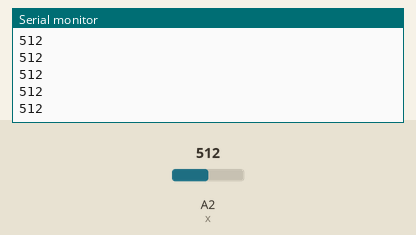
This sketch was run on a simulated Arduino Uno, built with avr-gcc and run on an emulated ATmega328P. Shown: the last lines printed to the serial monitor. The test bench sets the inputs (shaded band); at power-on: A2 (x) = 512.

Above: at 1.2 s.
1.3 s: A2 (x) set to 716
At 1.31 s:
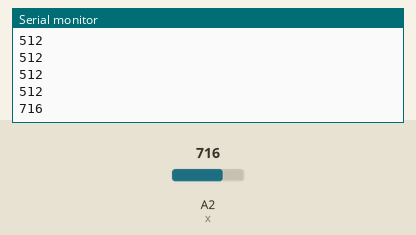
2.8 s: A2 (x) set to 900
At 2.81 s:
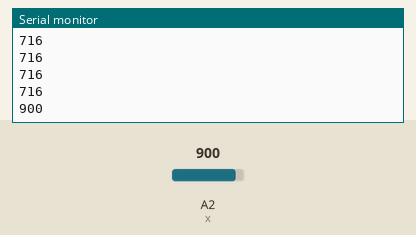
Timing chart, 0 to 5.8 s (numbered marks = the images above; inputs shaded):
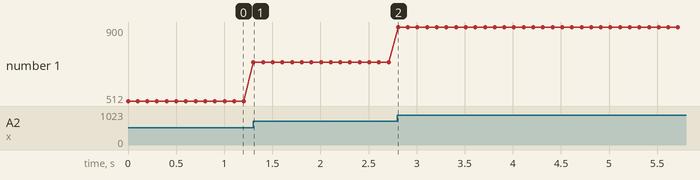

The sketch:

macro-keyboard.ino
```cpp
int x = A2;
int drx;
void setup() {
  // put your setup code here, to run once:
  pinMode(2, INPUT);
  Serial.begin(9600);
}

void loop() {
  // put your main code here, to run repeatedly:
  drx = analogRead(x);
  Serial.println(drx);
  delay(100);

}
```

Measured:
- after the input at 1.3 s, the serial monitor: prints a new line at once (image 1)
- after the input at 2.8 s, the serial monitor: prints a new line at once (image 2)
- plotted number 1: 512 → 716 after the input at 1.3 s, 716 → 900 after the input at 2.8 s
